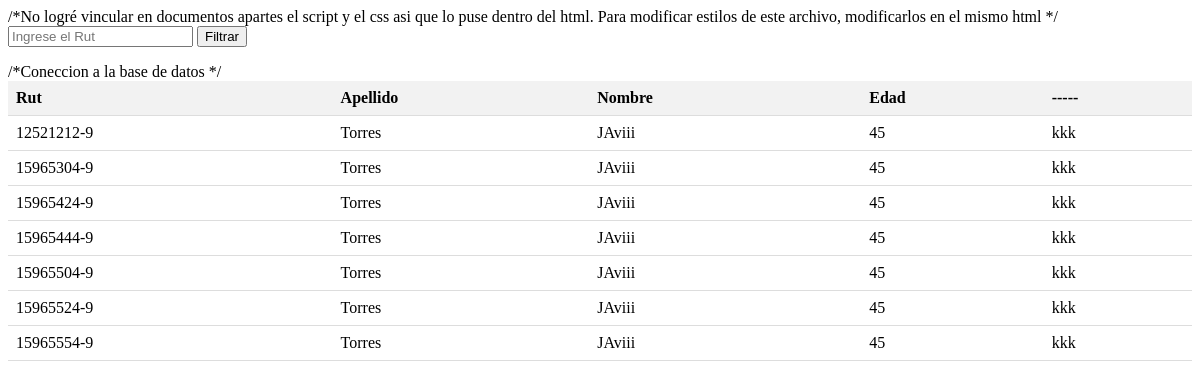
The page /php/pacientes.php on the database its author committed.
### tables this page shows
CREATE TABLE `pacientes` (
  `RUT` varchar(10) NOT NULL,
  `NOMBRE` varchar(10) NOT NULL,
  `APELLIDO` varchar(15) NOT NULL,
  `EDAD` int(2) NOT NULL,
  `ENF_BASE` varchar(20) NOT NULL,
  `TELEFONO` int(9) NOT NULL,
  `DIRECCION` varchar(60) NOT NULL,
  `EMAIL` varchar(40) NOT NULL,
  `PRO_REAL` varchar(1000) NOT NULL
);

### php/pacientes.php (the view, shortened to what this page needs)
<!DOCTYPE html>
<html lang="en">
<head>
</head>
<body>
    <div class="table_container">
        <form id="form-filtrar" method="POST">
            <input type="text" name="rut" placeholder="Ingrese el Rut">
            <button type="submit" id="filtrar">Filtrar</button>
        </form>
        <div class="table-container">
                <table id="tabla" class="tabla-formato">
                    <thead>
                        <th>Rut</th>
                        <th>Apellido</th>
                        <th>Nombre</th>
                        <th>Edad</th>
                        <th>-----</th>
                    </thead>
                    <tbody id="tabla-body">
                        <?php
                        include 'conexion_be.php';
                        $consulta = "SELECT RUT, NOMBRE, APELLIDO, EDAD FROM pacientes";
                        $resultado = mysqli_query($conexion, $consulta);
                        while ($row = mysqli_fetch_assoc($resultado)) {
                            ?>
                            <tr>
                                <td>
                                    <?php
                                    $rut = $row['RUT'];
                                    echo $rut ?>
                                </td>
                                <td>
                                    <?php echo $row['APELLIDO']; ?>
                                </td>
                                <td>
                                    <?php echo $row['NOMBRE']; ?>
                                </td>
                                <td>
                                    <?php echo $row['EDAD']; ?>
                                </td>
                                <td>
                                    <div>kkk</div>
                                </td>
                            </tr>
                            <?php
                        }
                        ?>
                    </tbody>
                </table>
            </div>
</body>
</html>

### php/pacientes.php (style rules this page uses)
.tabla-formato { width: 100%; border-collapse: collapse; }
.table-container { max-height: 300px; overflow-y: auto; }
.tabla-formato th, .tabla-formato td { padding: 8px; text-align: left; border-bottom: 1px solid #ddd; }
.tabla-formato th { background-color: #f2f2f2; }

### rows shown on the page
pacientes: RUT "12521212-9", APELLIDO "Torres", NOMBRE "JAviii", EDAD "45"
pacientes: RUT "15965304-9", APELLIDO "Torres", NOMBRE "JAviii", EDAD "45"
pacientes: RUT "15965424-9", APELLIDO "Torres", NOMBRE "JAviii", EDAD "45"
pacientes: RUT "15965444-9", APELLIDO "Torres", NOMBRE "JAviii", EDAD "45"
pacientes: RUT "15965504-9", APELLIDO "Torres", NOMBRE "JAviii", EDAD "45"
pacientes: RUT "15965524-9", APELLIDO "Torres", NOMBRE "JAviii", EDAD "45"
pacientes: RUT "15965554-9", APELLIDO "Torres", NOMBRE "JAviii", EDAD "45"
